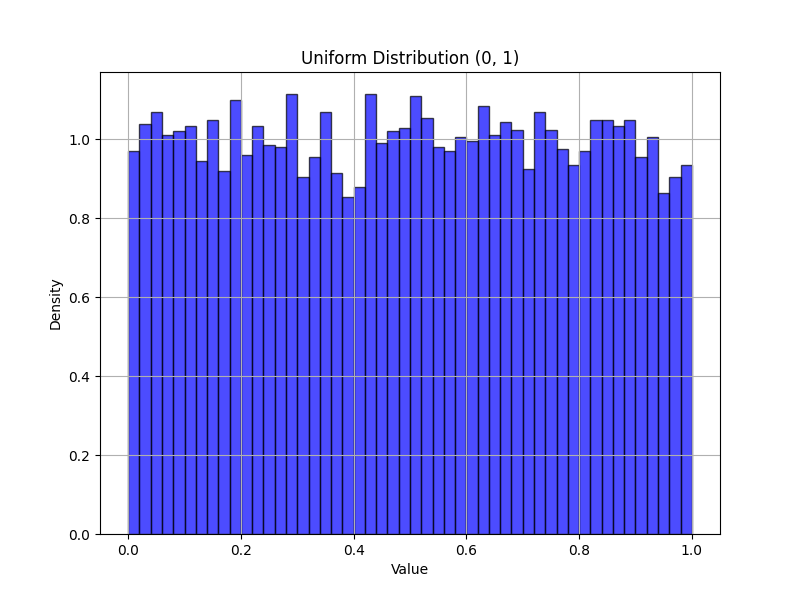

Reproduce this figure in Python.
import numpy as np
import matplotlib.pyplot as plt

# Generate random data following a uniform distribution
# Parameters: low = 0, high = 1, size = 10000 (number of samples)
data = np.random.uniform(low=0.0, high=1.0, size=10000)

# Create a histogram of the data
plt.figure(figsize=(8, 6))
plt.hist(data, bins=50, density=True, color='blue',
         alpha=0.7, edgecolor='black')

# Add title and labels
plt.title('Uniform Distribution (0, 1)')
plt.xlabel('Value')
plt.ylabel('Density')

# Show grid
plt.grid(True)

# Display the plot
plt.savefig('dist-uniform.png')
plt.show()
